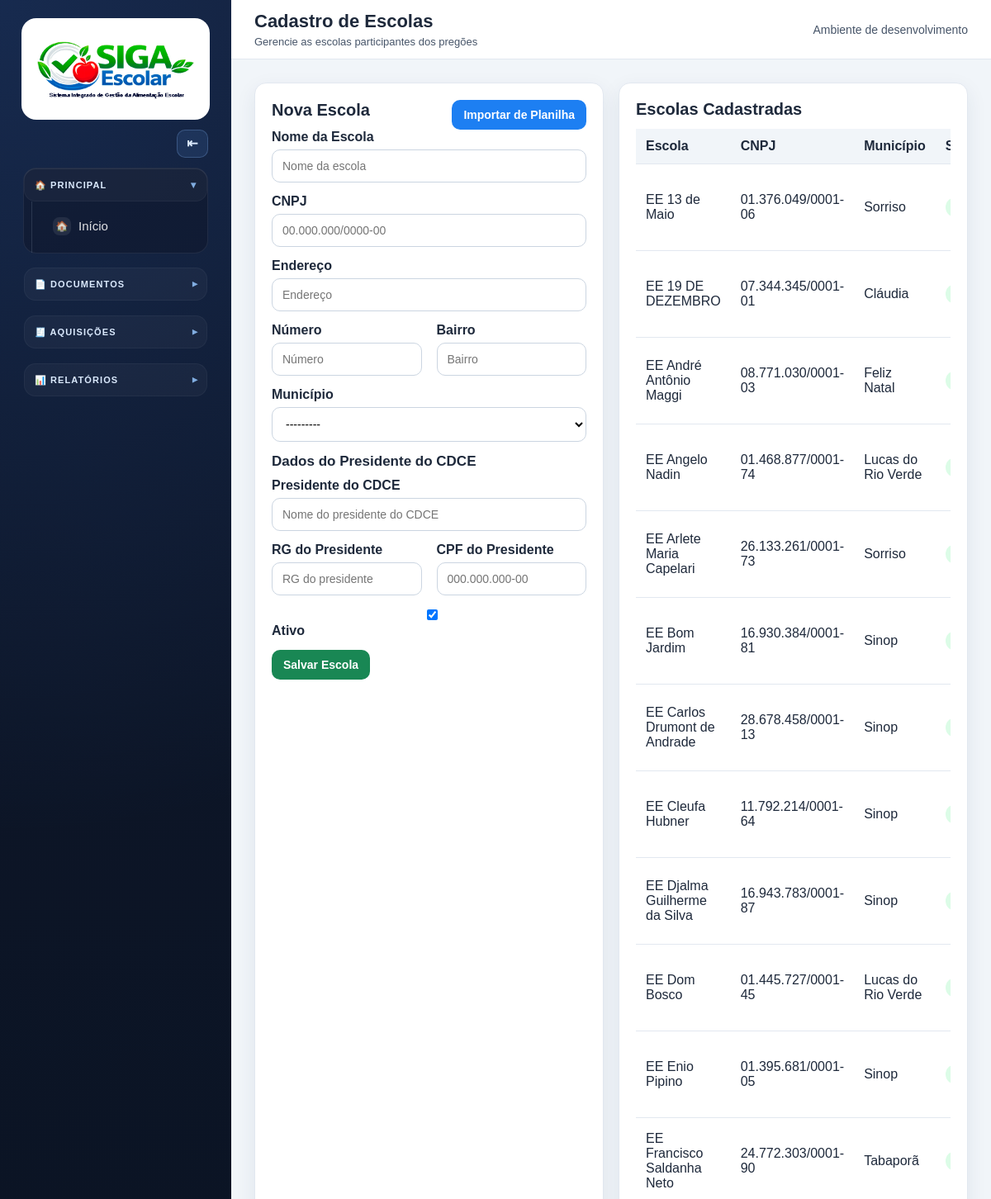
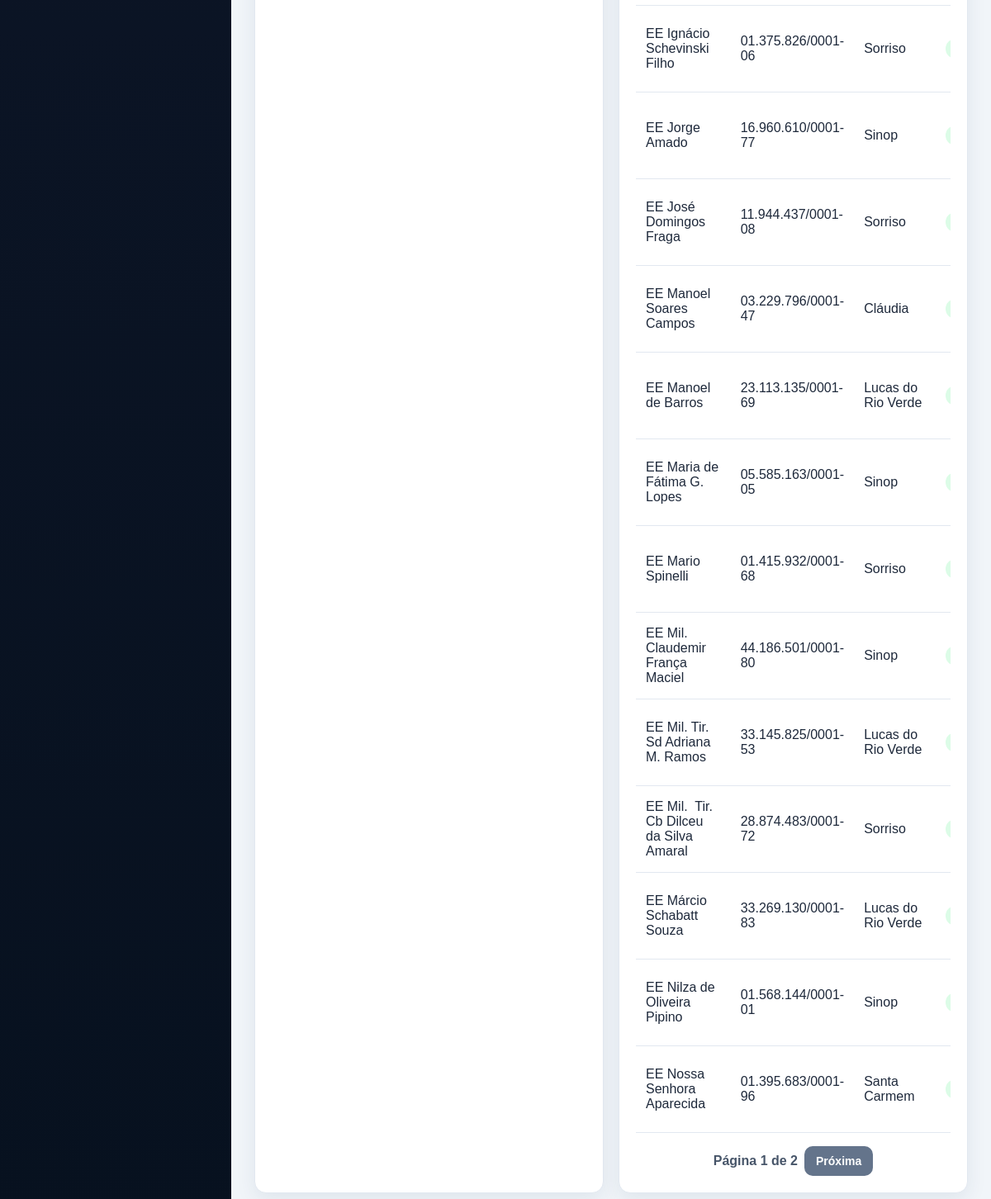
Page /cadastros/escolas/ on the committed database (2 pictures, top to bottom).
### apps/cadastros/models.py (models this page shows, shortened)
class AtivoModel(TimeStampedModel):
    ativo = models.BooleanField(default=True)
    class Meta:
        abstract = True

class Escola(AtivoModel):
    nome_escola = models.CharField("Nome da Escola", max_length=255)
    cnpj = models.CharField(
        "CNPJ",
        max_length=18,
        unique=True,
        validators=[validar_cnpj],
        null=True,
        blank=True,
        help_text="Obrigatório para empresa comum e grupo formal/cooperativa. Não usado para fornecedor individual.",
    )
    endereco = models.CharField("Endereço", max_length=255)
    numero = models.CharField("Número", max_length=20, blank=True)
    bairro = models.CharField("Bairro", max_length=100, blank=True)
    municipio = models.ForeignKey(
        Municipio,
        on_delete=models.PROTECT,
        related_name="escolas",
        verbose_name="Município",
    )
    presidente_cdce = models.CharField("Presidente do CDCE", max_length=255)
    rg_presidente = models.CharField("RG do Presidente", max_length=50)
    cpf_presidente = models.CharField(
        "CPF do Presidente",
        max_length=14,
        validators=[validar_cpf],
    )
    class Meta:
        verbose_name = "Escola"
        verbose_name_plural = "Escolas"
        ordering = ["nome_escola"]

class Municipio(AtivoModel):
    nome = models.CharField(max_length=120)
    uf = models.CharField(max_length=2, default="MT")
    class Meta:
        verbose_name = "Município"
        verbose_name_plural = "Municípios"
        ordering = ["nome"]
        constraints = [
            models.UniqueConstraint(fields=["nome", "uf"], name="unique_municipio_uf")
        ]
    def __str__(self):
        return f"{self.nome}/{self.uf}"

### apps/cadastros/views.py (the view)
# urls.py: path("escolas/", views.escolas, name="escolas"),
def escolas(request):
    if request.method == "POST":
        form = EscolaForm(request.POST)
        if form.is_valid():
            form.save()
            messages.success(request, "Escola cadastrada com sucesso.")
            return redirect("cadastros:escolas")
        messages.error(request, "Verifique os dados informados no formulário.")
    else:
        form = EscolaForm()
    escolas_queryset = Escola.objects.all().select_related("municipio").order_by("nome_escola")
    escolas_pagina = paginar_queryset(request, escolas_queryset)
    return render(
        request,
        "cadastros/escolas.html",
        {
            "form": form,
            "escolas": escolas_pagina,
            "modo_edicao": False,
            "escola_edicao": None,
        },
    )

### apps/cadastros/forms.py
class EscolaForm(forms.ModelForm):
    class Meta:
        model = Escola
        fields = [
            "nome_escola",
            "cnpj",
            "endereco",
            "numero",
            "bairro",
            "municipio",
            "presidente_cdce",
            "rg_presidente",
            "cpf_presidente",
            "ativo",
        ]
        widgets = {
            "nome_escola": forms.TextInput(attrs={"placeholder": "Nome da escola"}),
            "cnpj": forms.TextInput(attrs={"placeholder": "00.000.000/0000-00", "id": "id_cnpj"}),
            "endereco": forms.TextInput(attrs={"placeholder": "Endereço"}),
            "numero": forms.TextInput(attrs={"placeholder": "Número"}),
            "bairro": forms.TextInput(attrs={"placeholder": "Bairro"}),
            "presidente_cdce": forms.TextInput(attrs={"placeholder": "Nome do presidente do CDCE"}),
            "rg_presidente": forms.TextInput(attrs={"placeholder": "RG do presidente"}),
            "cpf_presidente": forms.TextInput(attrs={"placeholder": "000.000.000-00"}),
        }

### apps/cadastros/views.py (called while the page is built)
def paginar_queryset(request, queryset, por_pagina=25):
    paginator = Paginator(queryset, por_pagina)
    numero_pagina = request.GET.get("page")
    return paginator.get_page(numero_pagina)

### templates/cadastros/escolas.html (shortened to what this page needs)
{% extends "base.html" %}
{% block page_title %}Cadastro de Escolas{% endblock %}
{% block page_subtitle %}Gerencie as escolas participantes dos pregões{% endblock %}
{% block content %}
<div class="grid grid-2">
    <div class="card">
        <div style="display:flex; align-items:center; justify-content:space-between; gap:12px; flex-wrap:wrap;">
            {% if modo_edicao %}
            <h2>Editar Escola</h2>
            {% else %}
            <h2>Nova Escola</h2>
            {% endif %}
            <a class="btn btn-primary" href="{% url 'importacoes:escolas' %}">
                Importar de Planilha
            </a>
        </div>
        <form method="post">
            <div class="form-group">
                <label>Nome da Escola</label>
                {{ form.nome_escola }}
            </div>
            <div class="form-group">
                <label>CNPJ</label>
                {{ form.cnpj }}
            </div>
            <div class="form-group">
                <label>Endereço</label>
                {{ form.endereco }}
            </div>
            <div class="grid grid-2">
                <div class="form-group">
                    <label>Número</label>
                    {{ form.numero }}
                </div>
                <div class="form-group">
                    <label>Bairro</label>
                    {{ form.bairro }}
                </div>
            </div>
            <div class="form-group">
                <label>Município</label>
                {{ form.municipio }}
            </div>
            <h3>Dados do Presidente do CDCE</h3>
            <div class="form-group">
                <label>Presidente do CDCE</label>
                {{ form.presidente_cdce }}
            </div>
            <div class="grid grid-2">
                <div class="form-group">
                    <label>RG do Presidente</label>
                    {{ form.rg_presidente }}
                </div>
                <div class="form-group">
                    <label>CPF do Presidente</label>
                    {{ form.cpf_presidente }}
                </div>
            </div>
            <div class="form-group">
                <label>
                    {{ form.ativo }}
                    Ativo
                </label>
            </div>
            <div class="actions">
                {% if modo_edicao %}
                <button class="btn btn-success" type="submit">
                    Salvar Alterações
                </button>
                <a class="btn btn-secondary" href="{% url 'cadastros:escolas' %}">
                    Cancelar Edição
                </a>
                {% else %}
                <button class="btn btn-success" type="submit">
                    Salvar Escola
                </button>
                {% endif %}
            </div>
        </form>
    </div>
    <div class="card">
        <h2>Escolas Cadastradas</h2>
        <div class="table-wrapper">
            <table>
                <thead>
                    <tr>
                        <th>Escola</th>
                        <th>CNPJ</th>
                        <th>Município</th>
                        <th>Status</th>
                    </tr>
                </thead>
                <tbody>
                    {% for escola in escolas %}
                    <tr>
                        <td>{{ escola.nome_escola }}</td>
                        <td>{{ escola.cnpj }}</td>
                        <td>{{ escola.municipio.nome }}</td>
                        <td>
                            {% if escola.ativo %}
                            <span class="badge badge-success">Ativa</span>
                            {% else %}
                            <span class="badge badge-danger">Inativa</span>
                            {% endif %}
                        </td>
                    </tr>
                    {% empty %}
                    <tr>
                        <td colspan="5">Nenhuma escola cadastrada.</td>
                    </tr>
                    {% endfor %}
                </tbody>
            </table>
        </div>
        {% if escolas.has_other_pages %}
        <div class="pagination" style="display:flex; align-items:center; justify-content:center; gap:8px; margin-top:16px; flex-wrap:wrap;">
            <span style="font-weight:700; color:#475569;">
                Página {{ escolas.number }} de {{ escolas.paginator.num_pages }}
            </span>
            {% if escolas.has_next %}
            <a class="btn btn-secondary" href="?page={{ escolas.next_page_number }}">Próxima</a>
            {% endif %}
        </div>
        {% endif %}
    </div>
</div>
{% endblock %}

### static/css/style.css (style rules this page uses)
:root { --primary: #0f2f57; --primary-dark: #09213f; --primary-light: #174a84; --accent: #1d7ff2; --success: #198754; --warning: #ffc107; --danger: #dc3545; --gray-50: #f8fafc; --gray-100: #f1f5f9; --gray-200: #e2e8f0; --gray-300: #cbd5e1; --gray-600: #475569; --gray-800: #1e293b; --white: #ffffff; --radius: 14px; --shadow: 0 8px 24px rgba(15, 47, 87, 0.08); }
* { box-sizing: border-box; }
body { margin: 0; font-family: Arial, Helvetica, sans-serif; background: var(--gray-100); color: var(--gray-800); }
.grid { display: grid; gap: 18px; }
.grid-2 { grid-template-columns: repeat(2, minmax(0, 1fr)); }
.card { background: var(--white); border: 1px solid var(--gray-200); border-radius: var(--radius); padding: 20px; box-shadow: var(--shadow); margin-bottom: 18px; }
.card h2 { margin: 0 0 12px; font-size: 20px; }
.card h3 { margin: 0 0 10px; font-size: 17px; }
.btn { display: inline-block; padding: 10px 14px; border-radius: 10px; border: none; text-decoration: none; cursor: pointer; font-size: 14px; font-weight: 600; transition: 0.2s; }
.btn-primary { background: var(--accent); color: var(--white); }
.btn-success { background: var(--success); color: var(--white); }
.btn-secondary { background: #64748b; color: var(--white); }
.table-wrapper { overflow-x: auto; }
table { width: 100%; border-collapse: collapse; background: var(--white); }
th { background: var(--gray-100); color: var(--gray-800); font-weight: 700; text-align: left; padding: 12px; border-bottom: 1px solid var(--gray-200); }
td { padding: 12px; border-bottom: 1px solid var(--gray-200); color: var(--gray-800); vertical-align: middle; }
.badge { display: inline-block; padding: 5px 9px; border-radius: 999px; font-size: 12px; font-weight: bold; }
.badge-success { background: #dcfce7; color: #166534; }
.form-group { margin-bottom: 14px; }
label { display: block; margin-bottom: 6px; font-weight: 600; color: var(--gray-800); }
input, select, textarea { width: 100%; padding: 11px 12px; border: 1px solid var(--gray-300); border-radius: 10px; font-size: 14px; background: var(--white); }
.actions { display: flex; gap: 8px; flex-wrap: wrap; }

### templates/base.html (style rules this page uses)
:root { --sidebar-bg: #0f172a; --sidebar-bg-soft: #111c33; --sidebar-border: rgba(255, 255, 255, 0.10); --sidebar-text: rgba(255, 255, 255, 0.88); --sidebar-muted: rgba(255, 255, 255, 0.62); --sidebar-hover: rgba(96, 165, 250, 0.12); --sidebar-active: rgba(59, 130, 246, 0.22); --sidebar-active-border: #60a5fa; --sidebar-section-bg: rgba(15, 23, 42, 0.55); }

### rows in the picture
Escola: nome_escola "EE 13 de Maio", cnpj "01.376.049/0001-06", municipio.nome "Sorriso"
Escola: nome_escola "EE 19 DE DEZEMBRO", cnpj "07.344.345/0001-01", municipio.nome "Cláudia"
Escola: nome_escola "EE André Antônio Maggi", cnpj "08.771.030/0001-03", municipio.nome "Feliz Natal"
Escola: nome_escola "EE Angelo Nadin", cnpj "01.468.877/0001-74", municipio.nome "Lucas do Rio Verde"
Escola: nome_escola "EE Arlete Maria Capelari", cnpj "26.133.261/0001-73", municipio.nome "Sorriso"
Escola: nome_escola "EE Bom Jardim", cnpj "16.930.384/0001-81", municipio.nome "Sinop"
Escola: nome_escola "EE Carlos Drumont de Andrade", cnpj "28.678.458/0001-13", municipio.nome "Sinop"
Escola: nome_escola "EE Cleufa Hubner", cnpj "11.792.214/0001-64", municipio.nome "Sinop"
Escola: nome_escola "EE Djalma Guilherme da Silva", cnpj "16.943.783/0001-87", municipio.nome "Sinop"
Escola: nome_escola "EE Dom Bosco", cnpj "01.445.727/0001-45", municipio.nome "Lucas do Rio Verde"
Escola: nome_escola "EE Enio Pipino", cnpj "01.395.681/0001-05", municipio.nome "Sinop"
Escola: nome_escola "EE Francisco Saldanha Neto", cnpj "24.772.303/0001-90", municipio.nome "Tabaporã"
Escola: nome_escola "EE Ignácio Schevinski Filho", cnpj "01.375.826/0001-06", municipio.nome "Sorriso"
Escola: nome_escola "EE Jorge Amado", cnpj "16.960.610/0001-77", municipio.nome "Sinop"
Escola: nome_escola "EE José Domingos Fraga", cnpj "11.944.437/0001-08", municipio.nome "Sorriso"
Escola: nome_escola "EE Manoel Soares Campos", cnpj "03.229.796/0001-47", municipio.nome "Cláudia"
Escola: nome_escola "EE Manoel de Barros", cnpj "23.113.135/0001-69", municipio.nome "Lucas do Rio Verde"
Escola: nome_escola "EE Maria de Fátima G. Lopes", cnpj "05.585.163/0001-05", municipio.nome "Sinop"
Escola: nome_escola "EE Mario Spinelli", cnpj "01.415.932/0001-68", municipio.nome "Sorriso"
Escola: nome_escola "EE Mil. Claudemir França Maciel", cnpj "44.186.501/0001-80", municipio.nome "Sinop"
Escola: nome_escola "EE Mil. Tir. Sd Adriana M. Ramos", cnpj "33.145.825/0001-53", municipio.nome "Lucas do Rio Verde"
Escola: nome_escola "EE Mil. Tir. Cb Dilceu da Silva Amaral", cnpj "28.874.483/0001-72", municipio.nome "Sorriso"
Escola: nome_escola "EE Márcio Schabatt Souza", cnpj "33.269.130/0001-83", municipio.nome "Lucas do Rio Verde"
Escola: nome_escola "EE Nilza de Oliveira Pipino", cnpj "01.568.144/0001-01", municipio.nome "Sinop"
Escola: nome_escola "EE Nossa Senhora Aparecida", cnpj "01.395.683/0001-96", municipio.nome "Santa Carmem"

### other values in the picture
{{ escolas.number }} "1"
{{ escolas.paginator.num_pages }} "2"
